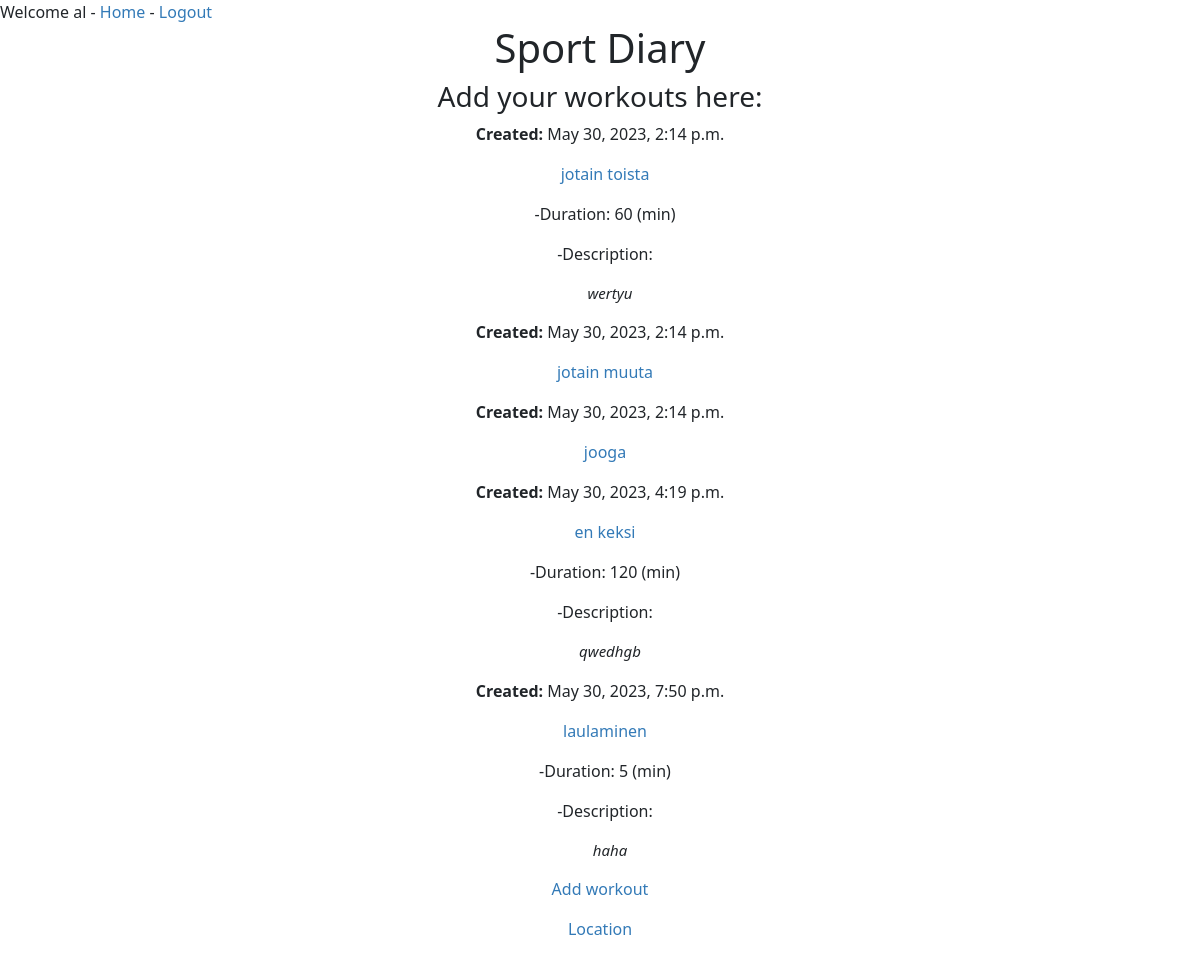
The app's page / (signed in) with its own data.
### sportdiary/models.py (models this page shows, shortened)
class Diary(models.Model):
	name = models.CharField(max_length=200)
	created = models.DateTimeField(auto_now_add=True, null=True)
	duration = models.IntegerField(blank=True, null=True)
	description = models.TextField(blank=True)
	location = models.ForeignKey(
		Location, on_delete=models.CASCADE,
		null=True, blank=True,
		related_name='locations'
	)
	owner = models.ForeignKey(User, on_delete=models.CASCADE, null=True)

### sportdiary/views.py (the view)
# urls.py: path('', DiaryListView.as_view()),
class DiaryListView(LoginRequiredMixin, ListView):
	model = Diary
	template_name = "diary_list.html"
	def get_queryset(self):
			return Diary.objects.filter(owner=self.request.user)

### sportdiary/templates/sportdiary/diary_list.html
{% extends "sportdiary/base.html" %}
{% block "content" %}
<div style="text-align:center">
	<h3>Add your workouts here:</h3>
	{% for object in object_list %}
		<p>	<b>Created: </b>{{ object.created }}</p>
		<p style="padding-left:10px">
			<a href="/diary/{{ object.pk }}" style="color: #337ab7; text-decoration: none;">{{ object.name }}</a>
		</p>
		{% if object.duration %}
			<p style="padding-left:10px">-Duration: {{object.duration}} (min)</p>
		{% endif %}
		{% if object.duration %}
			<p style="padding-left:10px">-Description:</p>
			<p style="padding-left:20px; font-size:15px"><i>{{object.description}}</i></p>
		{% endif %}
	{% empty %}
		    <p>No workout added yet.</p>
	{% endfor %}
	<p><a href="/diary/new" style="color: #337ab7; text-decoration: none;">Add workout</a></p>
	<p><a href="/location" style="color: #337ab7; text-decoration: none;">Location</a></p>
</div>
{% endblock "content" %}

### sportdiary/templates/sportdiary/base.html (shortened to what this page needs)
{% load static %}
<!doctype html>
<html lang="en">
	<head>
		<link href="{% static 'bootstrap/css/bootstrap.min.css' %}" rel="stylesheet">
	</head>
	<body>
	<header>
		{% if user.username %}
			Welcome {{ user }} -
			<a href="/" style="color: #337ab7; text-decoration: none;">Home</a> -
			<a href="/logout" style="color: #337ab7; text-decoration: none;">Logout</a>
		{% else %}
		 	<p style="text-align:center">Login</p>
		{% endif %}
		<h1 style="text-align:center">Sport Diary</h1>
	   </header>
		{% block "content" %}{% endblock "content" %}
	</body>
</html>

### records on screen
Diary: created "May 30, 2023, 2:14 p.m.", name "jotain toista", duration "60", description "wertyu"
Diary: created "May 30, 2023, 2:14 p.m.", name "jotain muuta"
Diary: created "May 30, 2023, 2:14 p.m.", name "jooga"
Diary: created "May 30, 2023, 4:19 p.m.", name "en keksi", duration "120", description "qwedhgb"
Diary: created "May 30, 2023, 7:50 p.m.", name "laulaminen", duration "5", description "haha"

### other values on screen
{{ user }} "al"
